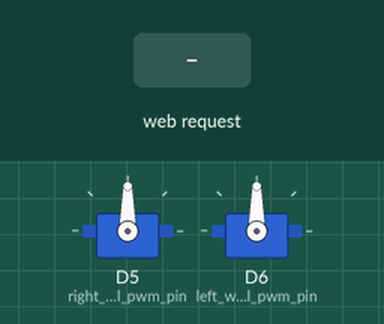
Recording of a sketch running on a simulated ESP8266 (NodeMCU). Shown: 2 × servo. The inputs (shaded band) are chosen by the test bench. WiFi joins after 1.5 s; servers stay silent unless stated; what the sketch prints to the serial monitor is not drawn.

Above: at 2.7 s.
2.8 s: HTTP request GET /wheels_spd?rw_spd=120 received
At 3.2 s:
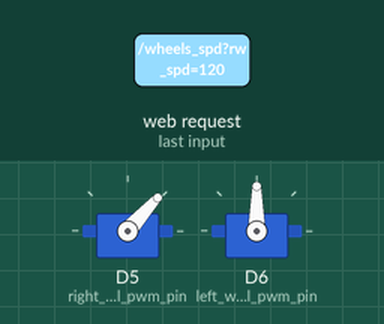
4.3 s: HTTP request GET /wheels_spd?lw_spd=120 received
At 5.5 s:
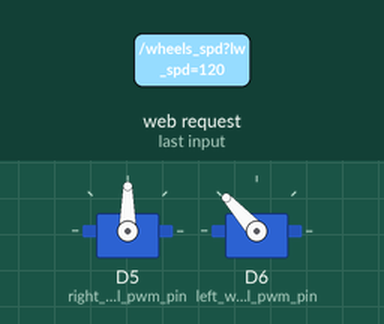
5.8 s: HTTP request GET /wheels_spd?rw_spd=120&lw_spd=120 received
At 6.8 s:
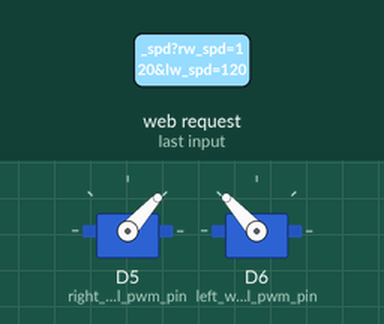
7.3 s: HTTP request GET /wheels_spd received
At 7.8 s:
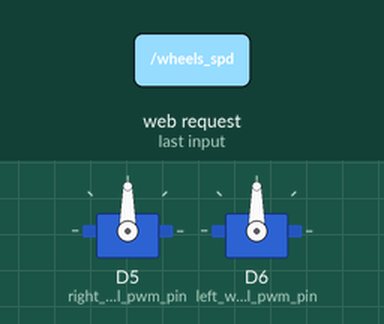
Timing chart, 0 to 9.8 s (numbered marks = the images above; inputs shaded):
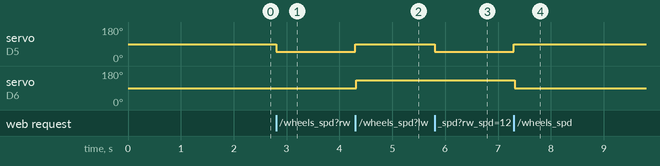

The sketch:

src.ino
```cpp
#include <Servo.h>
#include <ESP8266WiFi.h>
#include <WiFiClient.h>
#include <ESP8266WebServer.h>
#include <ESP8266mDNS.h>

#define ssid "HOME"
#define password  "home2home"

ESP8266WebServer server(80);
Servo right;
Servo left;

int r_spd;  //max lin vel of .8m/s
int l_spd;  //max lin vel of .8m/s
#define maxspd 255 // arbitary really
#define stop_val 90

#define right_wheel_pwm_pin D5
#define left_wheel_pwm_pin D6

void setup() {
  right.attach(right_wheel_pwm_pin);
  left.attach(left_wheel_pwm_pin);
  Serial.begin(9600);
  StartWifi();
  SetHTTP();
}

void SetHTTP(){
  server.on("/wheels_spd", []() {
    r_spd=server.arg("rw_spd").toInt();
    l_spd=server.arg("lw_spd").toInt();

    Serial.print("SPD R:");
    Serial.println(r_spd);

    Serial.print("SPD L:");
    Serial.println(l_spd);

    moveRight_wheel();
    moveLeft_wheel();

    server.send(200, "text/plain", "ok.");
  });

  server.begin();
  Serial.println("HTTP server started");
}

int map_to_spd(int spd_v,int max_val){
  Serial.print("Max_val: ");
  Serial.println(max_val);

  int rr=map(abs(spd_v),0,maxspd,stop_val,max_val); //constrain()?

  Serial.print("Mapped value: ");
  Serial.println(rr);
  return rr;
}

void loop() {
  server.handleClient();
}
```

2_utils.ino
```cpp
#define backward_right_wheel 180
#define forward_right_wheel 0
#define backward_left_wheel 0
#define forward_left_wheel 180

int get_forward_val_right_wheel(){
  return map_to_spd(r_spd,forward_right_wheel);
}

int get_forward_val_left_wheel(){
  return map_to_spd(l_spd,forward_left_wheel);
}

int get_backward_val_right_wheel(){
  return map_to_spd(r_spd,backward_right_wheel);
}

int get_backward_val_left_wheel(){
  return map_to_spd(l_spd,backward_left_wheel);
}

int moveRight_wheel(){
  if (r_spd>0){ //postive forward
    right.write(get_forward_val_right_wheel());
  }else{
    right.write(get_backward_val_right_wheel());
  }
}

int moveLeft_wheel(){
  if (l_spd>0){ //postive forward
    left.write(get_forward_val_left_wheel());
  }else{
    left.write(get_backward_val_left_wheel());
  }
}


void StartWifi(){
  WiFi.mode(WIFI_STA);
  WiFi.begin(ssid, password);
  Serial.print("SSID:");
  Serial.println(ssid);

  Serial.print("Password:");
  Serial.println(password);
  // Wait for connection
  while (WiFi.status() != WL_CONNECTED) {
    delay(500);
    Serial.print(".");
  }
  Serial.println("");
  Serial.print("Connected to ");
  Serial.println(ssid);
  Serial.print("IP address: ");
  Serial.println(WiFi.localIP());

}
```

Measured:
- after the input at 2.8 s, servo on D5 (right_wheel_pwm_pin): 90° → 48° at once
- after the input at 4.3 s, servo on D5 (right_wheel_pwm_pin): 48° → 90° at once; servo on D6 (left_wheel_pwm_pin): 90° → 132° at once
- after the input at 5.8 s, servo on D5 (right_wheel_pwm_pin): 90° → 48° at once
- after the input at 7.3 s, servo on D5 (right_wheel_pwm_pin): 48° → 90° at once; servo on D6 (left_wheel_pwm_pin): 132° → 90° at once
